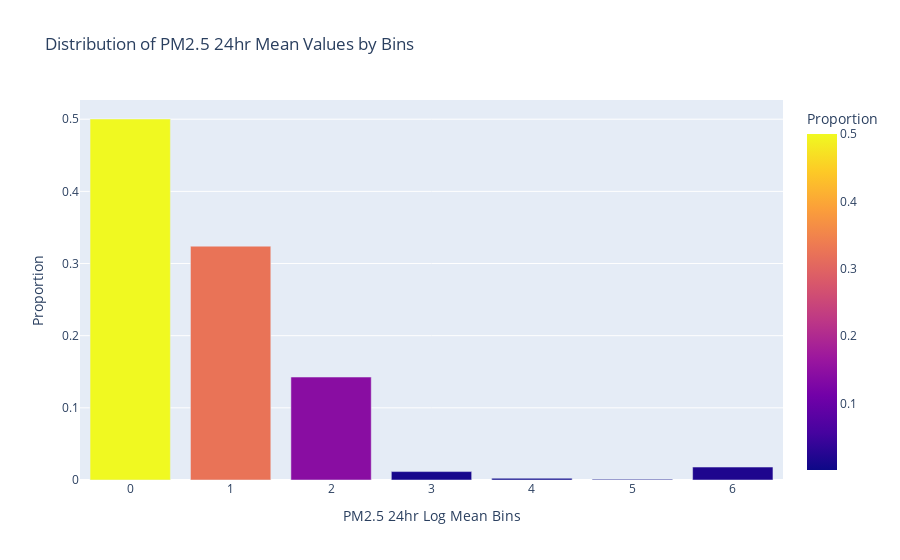

The code cell stored with this chart in its notebook:
### Code cell
# Distribution of the bins using proportions
bins_distribution = purple_filt_df['pm2_5_24h_mean_log_bins'].value_counts(normalize=True).sort_index()
bins_distribution = bins_distribution.reset_index()
bins_distribution.columns = ['pm2_5_24h_mean_log_bins', 'proportion']

# Create bar plot for the bins distribution
fig = px.bar(bins_distribution, x='pm2_5_24h_mean_log_bins', y='proportion', 
             title='Distribution of PM2.5 24hr Mean Values by Bins', 
             labels={'pm2_5_24h_mean_log_bins': 'PM2.5 24hr Log Mean Bins', 'proportion': 'Proportion'},
             color='proportion', color_continuous_scale=px.colors.sequential.Plasma)
fig.show()

### Figure 1 — Plotly figure (JSON) as saved in the notebook; plotly's stock layout.template omitted (floating-point values rounded to 4 significant figures)
{"data": [{"alignmentgroup": "True", "hovertemplate": "PM2.5 24hr Log Mean Bins=%{x}<br>Proportion=%{marker.color}<extra></extra>", "legendgroup": "", "marker": {"color": [0.5003, 0.3241, 0.1427, 0.01165, 0.002374, 0.001079, 0.01791], "coloraxis": "coloraxis", "pattern": {"shape": ""}}, "name": "", "offsetgroup": "", "orientation": "v", "showlegend": false, "textposition": "auto", "type": "bar", "x": ["0", "1", "2", "3", "4", "5", "6"], "xaxis": "x", "y": [0.5003, 0.3241, 0.1427, 0.01165, 0.002374, 0.001079, 0.01791], "yaxis": "y"}], "layout": {"barmode": "relative", "coloraxis": {"colorbar": {"title": {"text": "Proportion"}}, "colorscale": [[0, "#0d0887"], [0.1111, "#46039f"], [0.2222, "#7201a8"], [0.3333, "#9c179e"], [0.4444, "#bd3786"], [0.5556, "#d8576b"], [0.6667, "#ed7953"], [0.7778, "#fb9f3a"], [0.8889, "#fdca26"], [1, "#f0f921"]]}, "legend": {"tracegroupgap": 0}, "title": {"text": "Distribution of PM2.5 24hr Mean Values by Bins"}, "xaxis": {"anchor": "y", "domain": [0, 1], "title": {"text": "PM2.5 24hr Log Mean Bins"}}, "yaxis": {"anchor": "x", "domain": [0, 1], "title": {"text": "Proportion"}}}}
